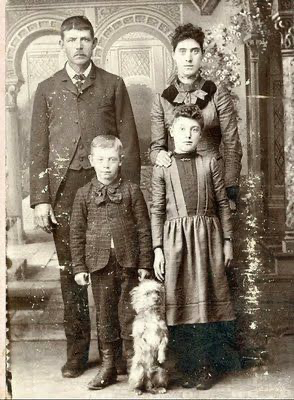
#> input picture data/old_photo_05.png, 294 x 400 px
$ python hopfield.py
#> lines starting #> are read from the running program, lines starting #| are printed output that depends on the picture; after the words box and inside, x2 and y2 are one past the last pixel; in counts of white or black regions, pixels touching at a corner belong together
#> in image_to_np, `image = Image.open(path).convert('L').resize((128, 128))`:
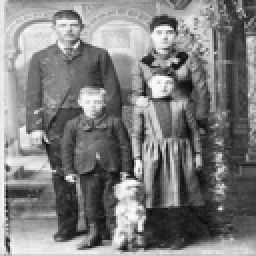
#> image: PIL image 128x128 L (shown 2 times larger); min 9, max 255, mean 126.5
#> in image_to_np, `np_vector = np.where(np_vector < 128, -1, 1)`:
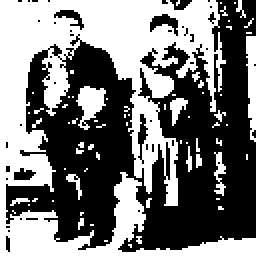
#> np_vector: shape (128, 128) int64 (shown 2 times larger); values -1 (black) and 1 (white), 46.7% white; 69 white regions (61 under 20 px), largest, box (x1, y1, x2, y2) and area: (0, 0, 128, 128) 6787, (123, 18, 128, 71) 197, (38, 43, 53, 65) 183
#> in imageGenerator, `noisyImage = cleanImage + np.random.normal(0, 2, cleanImage.shape)`:
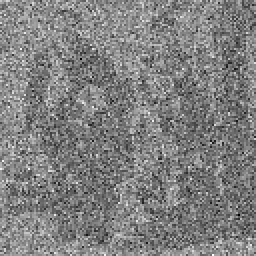
#> noisyImage: shape (128, 128) float64 (shown 2 times larger); min -8.48, max 8.2, mean -0.0772; drawn with min black and max white
#> in imageGenerator, `noisyImage = np.where(noisyImage >= 0, 1, -1)# Binarize noisy image`:
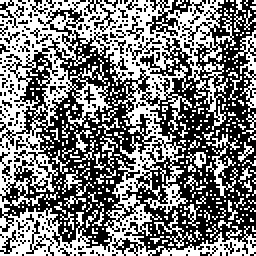
#> noisyImage: shape (128, 128) int64 (shown 2 times larger); values -1 (black) and 1 (white), 48.1% white in thin lines or dots
import numpy as np
import matplotlib.pyplot as plt
from PIL import Image

def trainer(vector):
    vector = vector.flatten()
#> vector = 16384 values, max 1 at index 0, min -1 at index 9, mean -0.0657
    n = len(vector)
#> n = 16384
    coefMat = np.zeros((n, n))

    indices = np.arange(n)
#> indices = 16384 values from 0 to 16383
    for i in range(n):
        diff_indices = indices - i
        coefMat[i, abs(diff_indices)] = vector[i] * vector[abs(diff_indices)]

    return coefMat

def prediction(curruptedVec, coefMat):
    curruptedVec = curruptedVec.flatten()
#> curruptedVec = 16384 values, max 1 at index 0, min -1 at index 5, mean -0.0377
    temp = np.dot(coefMat, curruptedVec)  # Matrix-vector multiplication
#> temp = 16384 values, max 6379 at index 3, min -6375 at index 9, mean -81.76
    predictVec = np.where(temp > 0, 1, -1)  # Binarize prediction based on sign
#> predictVec has the same summary as vector in trainer

    return predictVec.reshape((int(np.sqrt(len(predictVec))), int(np.sqrt(len(predictVec)))))

def imageGenerator(imageVector):
    cleanImage = np.where(imageVector == 1, 1, -1)  # Binarize input image
    noisyImage = cleanImage + np.random.normal(0, 2, cleanImage.shape)  # Adding Gaussian noise to the clean image
    noisyImage = np.where(noisyImage >= 0, 1, -1)# Binarize noisy image
    return cleanImage, noisyImage

def image_to_np(path):
    image = Image.open(path).convert('L').resize((128, 128))  # Resize image to 128x128
    np_vector = np.asarray(image)
    np_vector = np.where(np_vector < 128, -1, 1)  # Binarize image
    return np_vector

# Import the image
image = np.asarray(image_to_np('data/old_photo_05.png'))
vector,noisyVec = imageGenerator(image)
coefMatrix = trainer(vector)
predictedVec = prediction(noisyVec,coefMatrix)

plt.figure(figsize=(15,10))
plt.subplot(1,4,1)
plt.imshow(image, cmap='gray')
plt.title('imported picture')
plt.subplot(1,4,2)
plt.imshow(vector, cmap='gray')
plt.title('cleaned and croped picture')
plt.subplot(1,4,3)
plt.imshow(noisyVec, cmap='gray')
plt.title('noisy picture')
plt.subplot(1,4,4)
plt.imshow(predictedVec, cmap='gray')

plt.title('recalled picture')
plt.savefig('hopfield.png')
plt.show()
plt.clf()
#> (the run stopped early here; a loop or call above may not have finished)

$ run again, with data/old_photo_02.png copied over data/old_photo_05.png
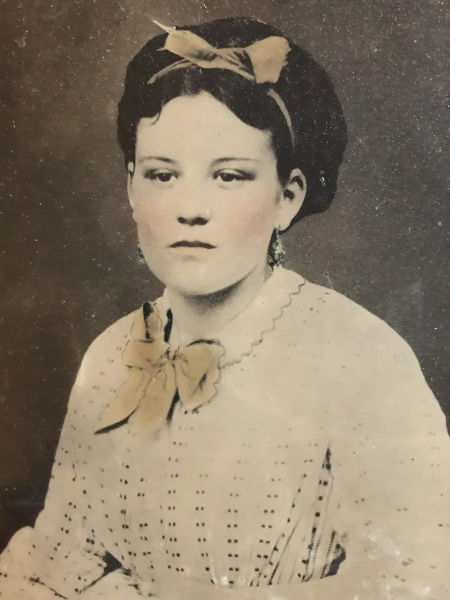
#> input picture data/old_photo_02.png, 900 x 1200 px (shown at 1/2 size)
#> in image_to_np, `np_vector = np.where(np_vector < 128, -1, 1)`:
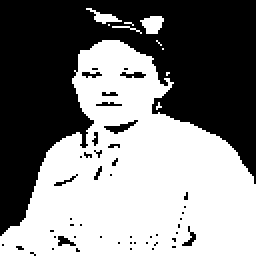
#> np_vector: shape (128, 128) int64 (shown 2 times larger); values -1 (black) and 1 (white), 51.2% white; 49 black regions (44 under 20 px), largest, box (x1, y1, x2, y2) and area: (0, 0, 128, 118) 7686, (52, 60, 69, 67) 46, (60, 36, 73, 39) 27, (29, 118, 38, 123) 26, (91, 113, 98, 123) 25
#> in imageGenerator, `noisyImage = np.where(noisyImage >= 0, 1, -1)# Binarize noisy image`:
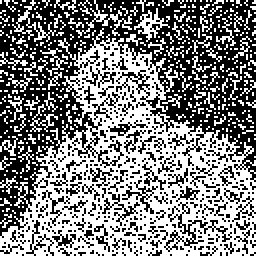
#> noisyImage: shape (128, 128) int64 (shown 2 times larger); values -1 (black) and 1 (white), 50% white in thin lines or dots
#> vector = 16384 values, max 1 at index 555, min -1 at index 0, mean 0.0244
#> n = 16384
#> curruptedVec = 16384 values, max 1 at index 0, min -1 at index 1, mean -0.000732
#> temp = 16384 values, max 6533 at index 16380, min -6533 at index 3, mean 142.1
#> predictVec has the same summary as vector in trainer
